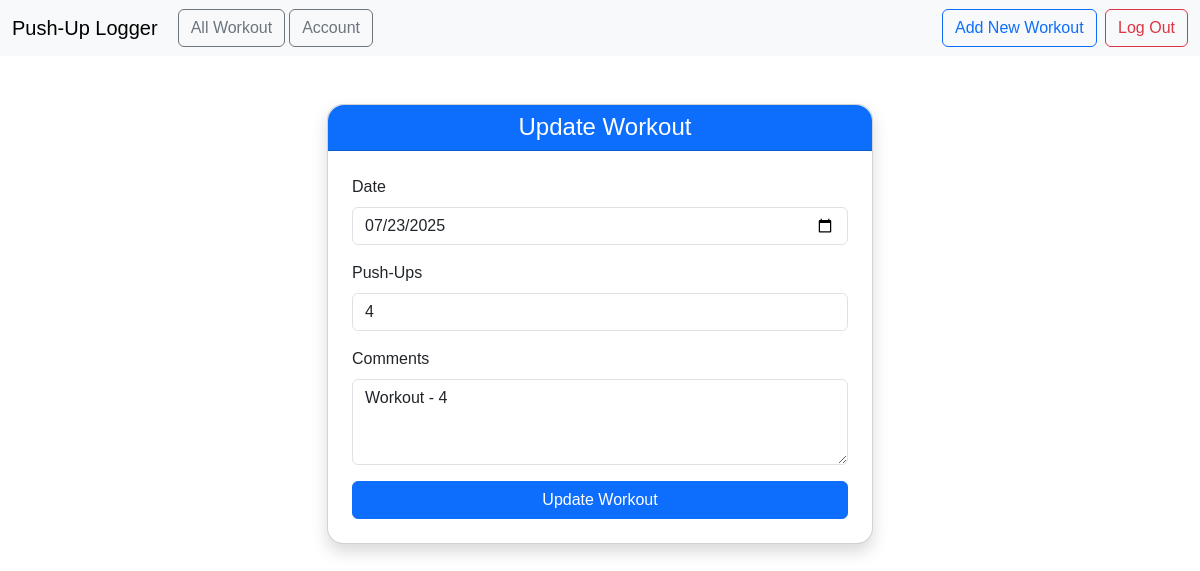
/workout/update/4 (signed in), run on the app's committed database.
### app/models.py (models this page shows)
class Workout(db.Model):
  id = db.Column(db.Integer, primary_key=True)
  user_id = db.Column(db.Integer, db.ForeignKey('user.id'), nullable=False)
  date = db.Column(db.DateTime, nullable=False)
  pushups = db.Column(db.Integer, nullable=False)
  comments = db.Column(db.String(200), nullable=True)
  user = db.relationship('User', backref=db.backref('workouts', lazy=True))

### app/main.py (the view)
@main.route('/workout/update/<int:workout_id>')
@login_required
def update_workout(workout_id):
  workout = Workout.query.get_or_404(workout_id)
  return render_template('update_workout.html', workout=workout)

### app/__init__.py (called while the page is built)
def create_app():
  app = Flask(__name__)
  app.config['SECRET_KEY'] = 'secret-key-goes-here'
  app.config['SQLALCHEMY_DATABASE_URI'] = 'sqlite:///sqlite.db'
  db.init_app(app)
  login_manager = LoginManager()
  login_manager.init_app(app)
  login_manager.login_view = 'auth.login'
  from app.models import User
  @login_manager.user_loader
  def load_user(user_id):
    return User.query.get(int(user_id))
  from .main import main as main_blueprint
  from .auth import auth as auth_blueprint
  app.register_blueprint(main_blueprint)
  app.register_blueprint(auth_blueprint)
  with app.app_context():
    db.create_all()  # Create database tables
  return app

### app/templates/update_workout.html (shortened to what this page needs)
{% extends 'base.html' %}
{% block head %}
{{ super() }}
<link rel="stylesheet" href="{{ url_for('static', filename='extended_beauty.css') }}">
{% endblock %}
{% block content %}
<div class="container mt-5">
  <div class="row justify-content-center">
    <div class="col-md-6">
      <div class="card shadow rounded-4">
        <div class="card-header bg-primary text-white text-center rounded-top-4">
          <h4 class="mb-0">Update Workout</h4>
        </div>
        <div class="card-body p-4">
          <form method="POST" action="{{ url_for('main.update_workout_post', workout_id=workout.id) }}">
            <div class="mb-3">
              <label for="date" class="form-label">Date</label>
              <input type="date" class="form-control" id="date" name="date"
                value="{{ workout.date.strftime('%Y-%m-%d') }}" required>
            </div>
            <div class="mb-3">
              <label for="pushups" class="form-label">Push-Ups</label>
              <input type="number" class="form-control" id="pushups" name="pushups" required min="1"
                value="{{ workout.pushups }}">
            </div>
            <div class="mb-3">
              <label for="comments" class="form-label">Comments</label>
              <textarea class="form-control" id="comments" name="comments" rows="3"
                placeholder="Any notes or observations...">{{ workout.comments }}</textarea>
            </div>
            <div class="d-grid">
              <button type="submit" class="btn btn-primary">Update Workout</button>
            </div>
          </form>
        </div>
      </div>
    </div>
  </div>
</div>
{% endblock %}

### app/static/beauty.css (style rules this page uses)
* { font-family: "Arvo", sans-serif; }

### app/static/extended_beauty.css (style rules this page uses)
h1, h2, h4, p { font-family: "Arvo", sans-serif; margin-left: 10px; }

### data on the page
Workout: date "07/23/2025", pushups "4", comments "Workout - 4"
